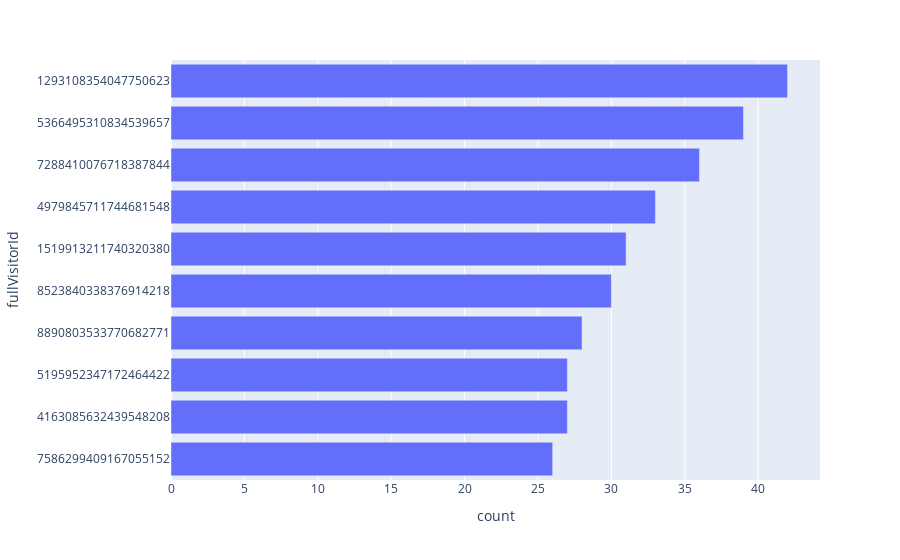

Notebook code cell kept with this figure:
### Code cell
fig = px.bar(df_top_user.sort_values("count"), x= 'count', y= 'fullVisitorId')
fig.show()

### Figure 1 — Plotly figure (JSON) as saved in the notebook; plotly's stock layout.template omitted (floating-point values rounded to 4 significant figures)
{"data": [{"alignmentgroup": "True", "hovertemplate": "count=%{x}<br>fullVisitorId=%{y}<extra></extra>", "legendgroup": "", "marker": {"color": "#636efa", "pattern": {"shape": ""}}, "name": "", "offsetgroup": "", "orientation": "h", "showlegend": false, "textposition": "auto", "type": "bar", "x": [26, 27, 27, 28, 30, 31, 33, 36, 39, 42], "xaxis": "x", "y": ["7586299409167055152", "4163085632439548208", "5195952347172464422", "8890803533770682771", "8523840338376914218", "1519913211740320380", "4979845711744681548", "7288410076718387844", "5366495310834539657", "1293108354047750623"], "yaxis": "y"}], "layout": {"barmode": "relative", "legend": {"tracegroupgap": 0}, "margin": {"t": 60}, "xaxis": {"anchor": "y", "domain": [0, 1], "title": {"text": "count"}}, "yaxis": {"anchor": "x", "domain": [0, 1], "title": {"text": "fullVisitorId"}}}}
